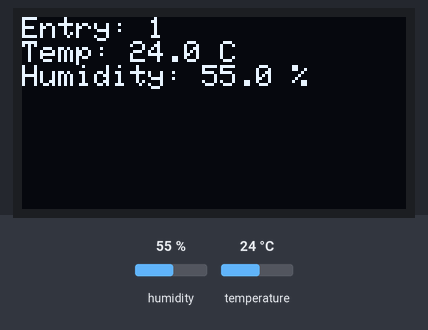
The sketch below on a simulated ESP32. Shown: 128×64 one-colour display. The inputs (shaded band) are chosen by the test bench; at power-on: humidity 55 %, temperature 24 °C. WiFi joins after 1.5 s; servers stay silent unless stated; storage starts empty; no MQTT or app messages arrive unless stated; what the sketch prints to the serial monitor is not drawn.

Above: at 3.8 s.
3.9 s: humidity set to 22 %
At 9.3 s:
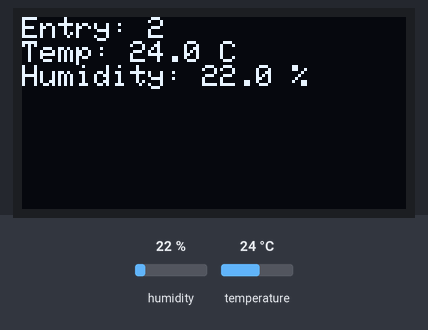
14.2 s: temperature set to 12 °C
At 18.9 s:
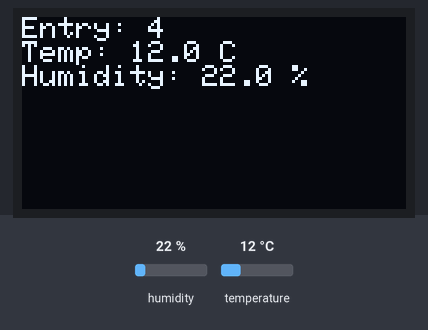
24.5 s: humidity set to 40 %
At 28.5 s:
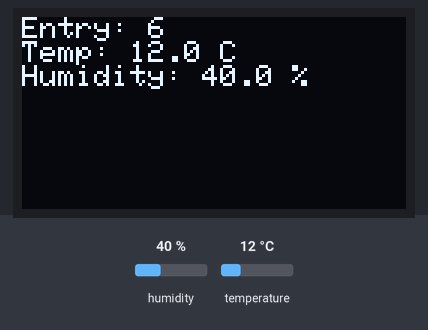
34.6 s: temperature set to 19 °C
At 39.3 s:
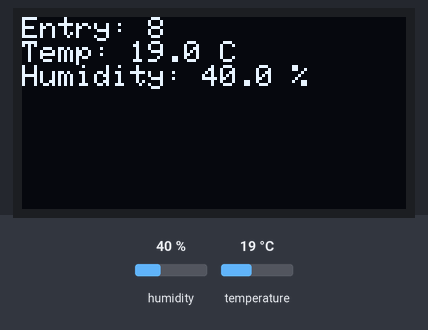
Timing chart, 0 to 40.8 s (numbered marks = the images above; inputs shaded):
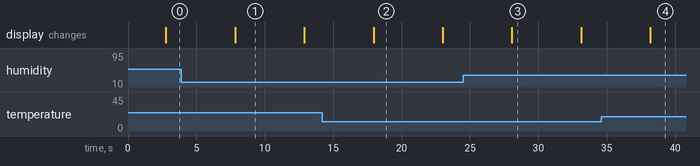

Measured:
- what the display in image 2 shows lasts 5.0 s, from 18.0 s to 23.0 s

The sketch:

sd_oled_dht_mqtt_v3.ino
```cpp
#include <SPI.h>
#include <SD.h>
#include <Wire.h>
#include <Adafruit_GFX.h>
#include <Adafruit_SSD1306.h>
#include <DHT.h>
#include <WiFi.h>
#include <PubSubClient.h>

// === User WiFi Credentials ===
const char* ssid = "TRIPARNA";
const char* password = "ABC";

// === MQTT Settings ===
const char* mqtt_server = "broker.hivemq.com";  // Public MQTT broker
const int mqtt_port = 1883;
const char* mqtt_topic = "esp32/dht11/data"; //Topic to be subscribed

// === Pin Definitions ===
#define DHTPIN 14
#define DHTTYPE DHT11
#define SD_CS 5
#define SCREEN_WIDTH 128
#define SCREEN_HEIGHT 64

// === Objects ===
DHT dht(DHTPIN, DHTTYPE);
Adafruit_SSD1306 display(SCREEN_WIDTH, SCREEN_HEIGHT, &Wire, -1);
WiFiClient espClient;
PubSubClient client(espClient);
File logFile;

int entryCount = 0;

// === Functions ===
void setup_wifi() {
  delay(100);
  Serial.print("Connecting to WiFi: ");
  Serial.println(ssid);
  WiFi.begin(ssid, password);
  while (WiFi.status() != WL_CONNECTED) {
    delay(500);
    Serial.print(".");
  }
  Serial.println("\nWiFi connected");
}

void reconnectMQTT() {
  while (!client.connected()) {
    Serial.print("Connecting to MQTT...");
    if (client.connect("ESP32Client")) {
      Serial.println("connected");
    } else {
      Serial.print("failed, rc=");
      Serial.print(client.state());
      delay(5000);
    }
  }
}

void setup() {
  Serial.begin(115200);
  dht.begin();

  // OLED init
  if (!display.begin(SSD1306_SWITCHCAPVCC, 0x3C)) {
    Serial.println("OLED failed");
    while (true);
  }
  display.clearDisplay();
  display.setTextSize(1);
  display.setTextColor(SSD1306_WHITE);

  // SD card init
  if (!SD.begin(SD_CS)) {
    display.println("SD Init Failed");
    display.display();
    Serial.println("SD card failed!");
    while (true);
  }
  display.println("SD Init OK");
  display.display();
  delay(1000);

  // WiFi + MQTT init
  setup_wifi();
  client.setServer(mqtt_server, mqtt_port);
}

void loop() {
  if (!client.connected()) {
    reconnectMQTT();
  }
  client.loop();

  float temp = dht.readTemperature();
  float hum = dht.readHumidity();

  if (isnan(temp) || isnan(hum)) {
    Serial.println("DHT read failed");
    return;
  }

  entryCount++;

  // OLED display
  display.clearDisplay();
  display.setCursor(0, 0);
  display.printf("Entry: %d\n", entryCount);
  display.printf("Temp: %.1f C\n", temp);
  display.printf("Humidity: %.1f %%\n", hum);
  display.display();

  // SD card log
  logFile = SD.open("/log.txt", FILE_APPEND);
  if (logFile) {
    logFile.printf("Entry %d: Temp = %.1f C, Humidity = %.1f %%\n", entryCount, temp, hum);
    logFile.close();
    Serial.println("Data logged");
  } else {
    Serial.println("SD write failed");
  }

  // MQTT publish
  char payload[100];
  snprintf(payload, sizeof(payload),
           "{\"entry\":%d,\"temp\":%.1f,\"humidity\":%.1f}",
           entryCount, temp, hum);
  client.publish(mqtt_topic, payload);
  Serial.println("MQTT published: ");
  Serial.println(payload);

  delay(5000);
}
```
